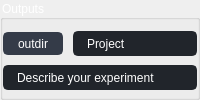
              <widget class="QGroupBox" name="groupBox_4">
               <property name="styleSheet">
                <string notr="true">font: 75 12pt &quot;MS Shell Dlg 2&quot;;
color: rgb(255, 255, 255);


border-top-color: rgb(255, 170, 127);</string>
               </property>
               <property name="title">
                <string>Outputs</string>
               </property>
               <property name="flat">
                <bool>true</bool>
               </property>
               <layout class="QHBoxLayout" name="horizontalLayout_22">
                <property name="spacing">
                 <number>0</number>
                </property>
                <property name="leftMargin">
                 <number>0</number>
                </property>
                <property name="topMargin">
                 <number>6</number>
                </property>
                <property name="rightMargin">
                 <number>0</number>
                </property>
                <property name="bottomMargin">
                 <number>0</number>
                </property>
                <item>
                 <layout class="QVBoxLayout" name="verticalLayout_7">
                  <property name="spacing">
                   <number>4</number>
                  </property>
                  <item>
                   <layout class="QHBoxLayout" name="horizontalLayout_18" stretch="2,10">
                    <property name="spacing">
                     <number>10</number>
                    </property>
                    <item>
                     <widget class="QPushButton" name="pushButton_7">
                      <property name="minimumSize">
                       <size>
                        <width>60</width>
                        <height>23</height>
                       </size>
                      </property>
                      <property name="maximumSize">
                       <size>
                        <width>16777215</width>
                        <height>23</height>
                       </size>
                      </property>
                      <property name="styleSheet">
                       <string notr="true">QPushButton {
	border: 2px solid rgb(52, 59, 72);
	border-radius: 5px;	
	background-color: rgb(52, 59, 72);
	color: rgb(255, 255, 255);
	font: 75 10pt &quot;MS Shell Dlg 2&quot;;
}
 QPushButton:hover {
	background-color: rgb(57, 65, 80);
	border: 2px solid rgb(61, 70, 86);
}
 QPushButton:pressed {	
	background-color: rgb(35, 40, 49);
	border: 2px solid rgb(43, 50, 61);
}</string>
                      </property>
                      <property name="text">
                       <string>outdir</string>
                      </property>
                      <property name="icon">
                       <iconset>
                        <normaloff>images/icons/cil-folder-open.png</normaloff>images/icons/cil-folder-open.png</iconset>
                      </property>
                     </widget>
                    </item>
                    <item>
                     <widget class="QLineEdit" name="lineEdit">
                      <property name="minimumSize">
                       <size>
                        <width>35</width>
                        <height>25</height>
                       </size>
                      </property>
                      <property name="maximumSize">
                       <size>
                        <width>16777215</width>
                        <height>25</height>
                       </size>
                      </property>
                      <property name="styleSheet">
                       <string notr="true">QLineEdit {
	background-color: rgb(33, 37, 43);
	border-radius: 5px;
	border: 2px solid rgb(33, 37, 43);
	padding-left: 10px;
	selection-color: rgb(255, 255, 255);
	selection-background-color: rgb(112, 255, 16);
	color: rgb(255, 255, 255);
	padding:2px;
	font: 75 10pt &quot;MS Shell Dlg 2&quot;;
	padding-left: 10px;
}
QLineEdit:hover {
	border: 2px solid rgb(64, 71, 88);
	padding-left: 10px;
}
QLineEdit:focus {
	border: 2px solid rgb(91, 101, 124);
	padding-left: 10px;
}
</string>
                      </property>
                      <property name="text">
                       <string>Project</string>
                      </property>
                     </widget>
                    </item>
                   </layout>
                  </item>
                  <item>
                   <layout class="QHBoxLayout" name="horizontalLayout_19">
                    <item>
                     <widget class="QLineEdit" name="lineEdit_7">
                      <property name="minimumSize">
                       <size>
                        <width>35</width>
                        <height>25</height>
                       </size>
                      </property>
                      <property name="maximumSize">
                       <size>
                        <width>16777215</width>
                        <height>25</height>
                       </size>
                      </property>
                      <property name="styleSheet">
                       <string notr="true">QLineEdit {
	background-color: rgb(33, 37, 43);
	border-radius: 5px;
	border: 2px solid rgb(33, 37, 43);
	padding-left: 10px;
	selection-color: rgb(255, 255, 255);
	selection-background-color: rgb(112, 255, 16);
	color: rgb(255, 255, 255);
	padding:2px;
	font: 75 10pt &quot;MS Shell Dlg 2&quot;;
	padding-left: 10px;
}
QLineEdit:hover {
	border: 2px solid rgb(64, 71, 88);
	padding-left: 10px;
}
QLineEdit:focus {
	border: 2px solid rgb(91, 101, 124);
	padding-left: 10px;
}
</string>
                      </property>
                      <property name="text">
                       <string>Describe your experiment</string>
                      </property>
                     </widget>
                    </item>
                   </layout>
                  </item>
                 </layout>
                </item>
               </layout>
              </widget>
